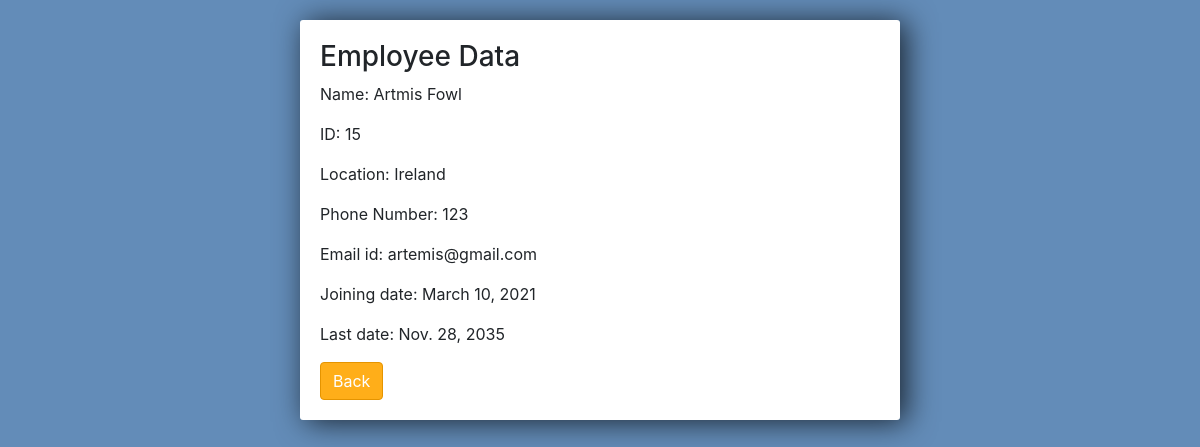
The page /employee/15/ on the database its author committed.
### employee/models.py (models this page shows)
class Employee_model(models.Model):
	name = models.CharField(max_length=100)
	location = models.TextField()
	phone_number = models.IntegerField()
	email_id = models.EmailField(max_length = 254)
	joining_date = models.DateField()
	last_date = models.DateField()
	def __str__(self):
		return self.name

### employee/views.py (the view)
# urls.py: path('employee/<str:pk>/', views.get_employee, name = "employee_data"),
def get_employee(request, pk):
	emp = Employee_model.objects.get(id=pk)
	context = {
		'emp': emp
	}
	return render(request, 'employee/employee.html', context)

### employee/templates/employee/employee.html (shortened to what this page needs)
<link rel="stylesheet" href="https://stackpath.bootstrapcdn.com/bootstrap/4.3.1/css/bootstrap.min.css">
<div class = "center-column">
<h3>Employee Data</h3>
<p>Name: {{emp}}</p>
<p>ID: {{emp.id}}</p>
<p>Location: {{emp.location}}</p>
<p>Phone Number: {{emp.phone_number}}</p>
<p>Email id: {{emp.email_id}}</p>
<p>Joining date: {{emp.joining_date}}</p>
<p>Last date: {{emp.last_date}}</p>
<a class="btn btn-info btn-danger" href="{% url 'list' %}">Back</a>
</div>

### employee/templates/employee/employee.html (style rules this page uses)
.center-column { width:600px; margin: 20px auto; padding:20px; background-color: #fff; border-radius: 3px; box-shadow: 6px 2px 30px 0px rgba(0,0,0,0.75); }
.btn-danger { background-color: #ffae19; border-color: #e59400; }

### rows shown on the page
Employee_model: name "Artmis Fowl", id "15", location "Ireland", phone_number "123", email_id "artemis@gmail.com", joining_date "March 10, 2021", last_date "Nov. 28, 2035"
